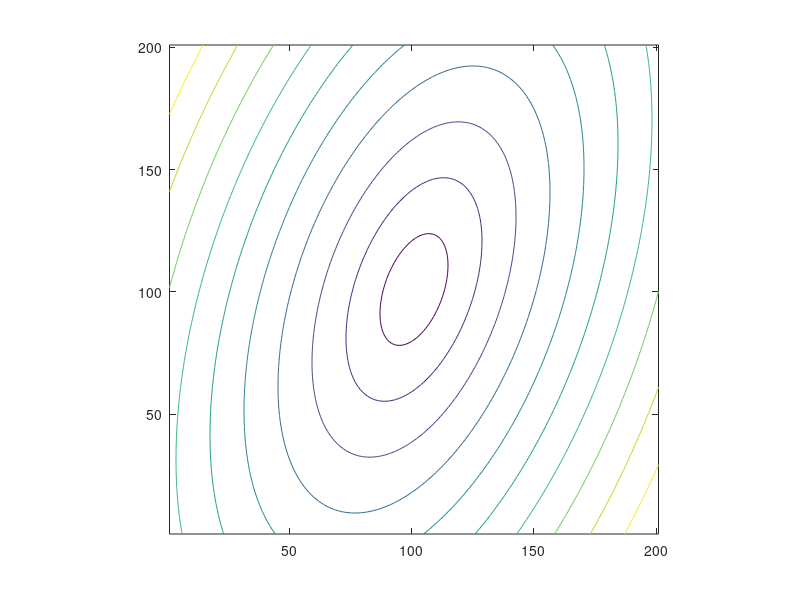

This chart was generated by the following MATLAB code:
clear all;
x = [-10:.1:10];
y = [-10:.1:10];
[X,Y] = meshgrid(x, y);
xCoord = reshape(X,1,[]);
yCoord = reshape(Y,1,[]);
zCoord = zeros(size(yCoord));
R = rotx(20);
RotCord = R*[zCoord; xCoord; yCoord];
XRot = reshape(RotCord(2,:),size(X,1),size(X,2));
YRot = reshape(RotCord(3,:),size(Y,1),size(Y,2));
Z = sqrt(((2*XRot).^2)+((1*YRot).^2));
levels = 10:10:10;
contour( Z, levels)
axis equal
%surf(Z)
%axis equal

